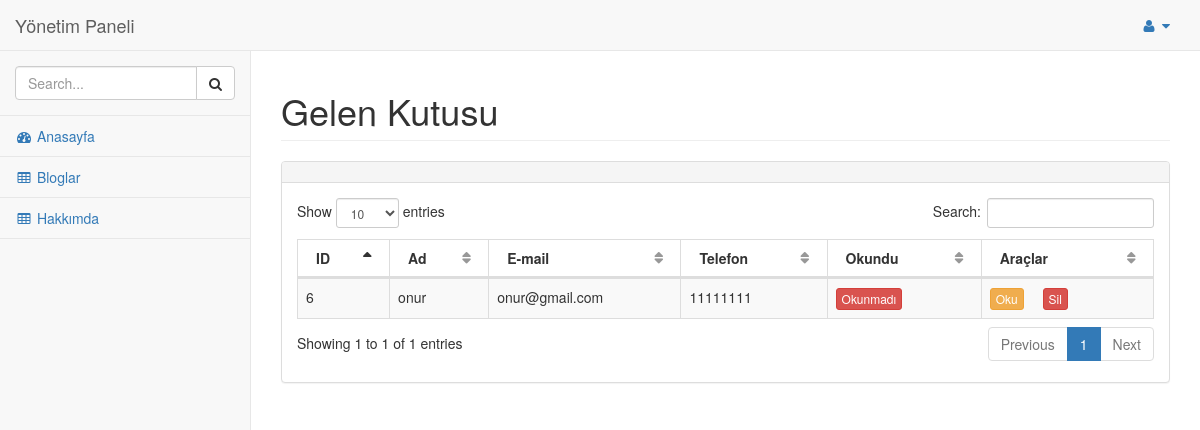
Page /admin/pages/mesajlar.php (signed in) on the committed database.
### tables this page shows
CREATE TABLE `iletisim` (
  `id` int(11) NOT NULL,
  `ad` varchar(100) NOT NULL,
  `email` varchar(100) NOT NULL,
  `tel` varchar(50) NOT NULL,
  `mesaj` text NOT NULL,
  `okundu` int(1) NOT NULL DEFAULT 0
);

### admin/pages/mesajlar.php (the view, shortened to what this page needs)
<?php
require_once 'inc-fonksiyonlar.php';
?>
<!DOCTYPE html>
<html lang="en">
<head>
    <link href="../bower_components/bootstrap/dist/css/bootstrap.min.css" rel="stylesheet">
    <link href="../bower_components/metisMenu/dist/metisMenu.min.css" rel="stylesheet">
    <link href="../bower_components/datatables-plugins/integration/bootstrap/3/dataTables.bootstrap.css" rel="stylesheet">
    <link href="../bower_components/datatables-responsive/css/dataTables.responsive.css" rel="stylesheet">
    <link href="../dist/css/sb-admin-2.css" rel="stylesheet">
    <link href="../bower_components/font-awesome/css/font-awesome.min.css" rel="stylesheet" type="text/css">
</head>
<body>
    <div id="wrapper">
       <?php require_once 'inc-menu.php';?>
        <div id="page-wrapper">
            <div class="row">
                <div class="col-lg-12">
                    <h1 class="page-header">Gelen Kutusu</h1>
                </div>
            </div>
            <div class="row">
                <div class="col-lg-12">
                    <div class="panel panel-default">
                        <div class="panel-heading">
                        </div>
                        <div class="panel-body">
                            <div class="dataTable_wrapper">
                                <table width="100%" class="table table-striped table-bordered table-hover" id="dataTables-example">
                                    <thead>
                                        <tr>
                                            <th>ID</th>
                                            <th>Ad</th>
                                            <th>E-mail</th>
                                            <th>Telefon</th>
                                            <th>Okundu</th>
                                            <th>Araçlar</th>
                                        </tr>
                                    </thead>
                                    <tbody>
                                    <?php
                                    $cek=$db->prepare("SELECT * FROM `iletisim` ORDER BY `id`DESC");
                                    $cek->execute();
                                    while($row=$cek->fetch(PDO::FETCH_ASSOC)){
                                    ?>
                                        <tr class="odd gradeX">
                                            <td><?= $row["id"]?></td>
                                            <td><?= $row["ad"]?></td>
                                            <td><?= $row["email"]?></td>
                                            <td><?= $row["tel"]?></td>
                                            <td class="center">
                                            <?php if($row["okundu"]==1){?>
                                                <a class="btn btn-success btn-xs" style="margin-right:15px;">Okundu</a>
                                            <?php } else{ ?>
                                                <a  class="btn btn-danger btn-xs" style="margin-right:15px;">Okunmadı</a>
                                            <?php } ?>
                                            </td>
                                            <td class="center">
                                                <a href="mesaj_detay.php?id=<?=$row["id"]?>" class="btn btn-warning btn-xs" style="margin-right:15px;">Oku </a>
                                                <a href="mesajlar.php?is=sil&id=<?=$row["id"]?>"onclick="return confirm('Silmek İstediğinize Emin Misiniz?')"
                                                class="btn btn-danger btn-xs" style="margin-right:15px;">Sil</a>
                                            </td>
                                        </tr>
                                    <?php } ?>
                                    </tbody>
                                </table>
                            </div>
                        </div>
                    </div>
                </div>
            </div>
        </div>
    </div>
</body>
</html>

### rows in the picture
iletisim: id "6", ad "onur", email "onur@gmail.com", tel "11111111", okundu "Okunmadı"
